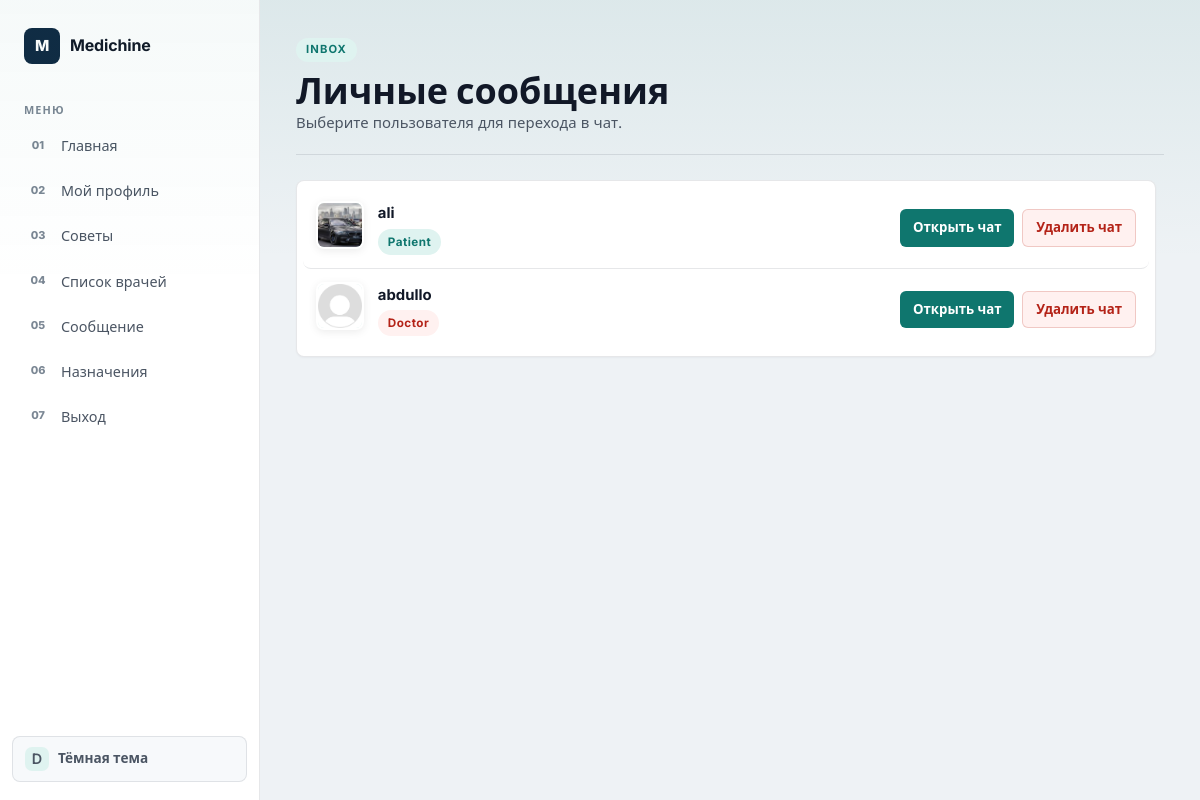
The page /chat/doctor_messages/ (signed in) on the database as committed earlier.
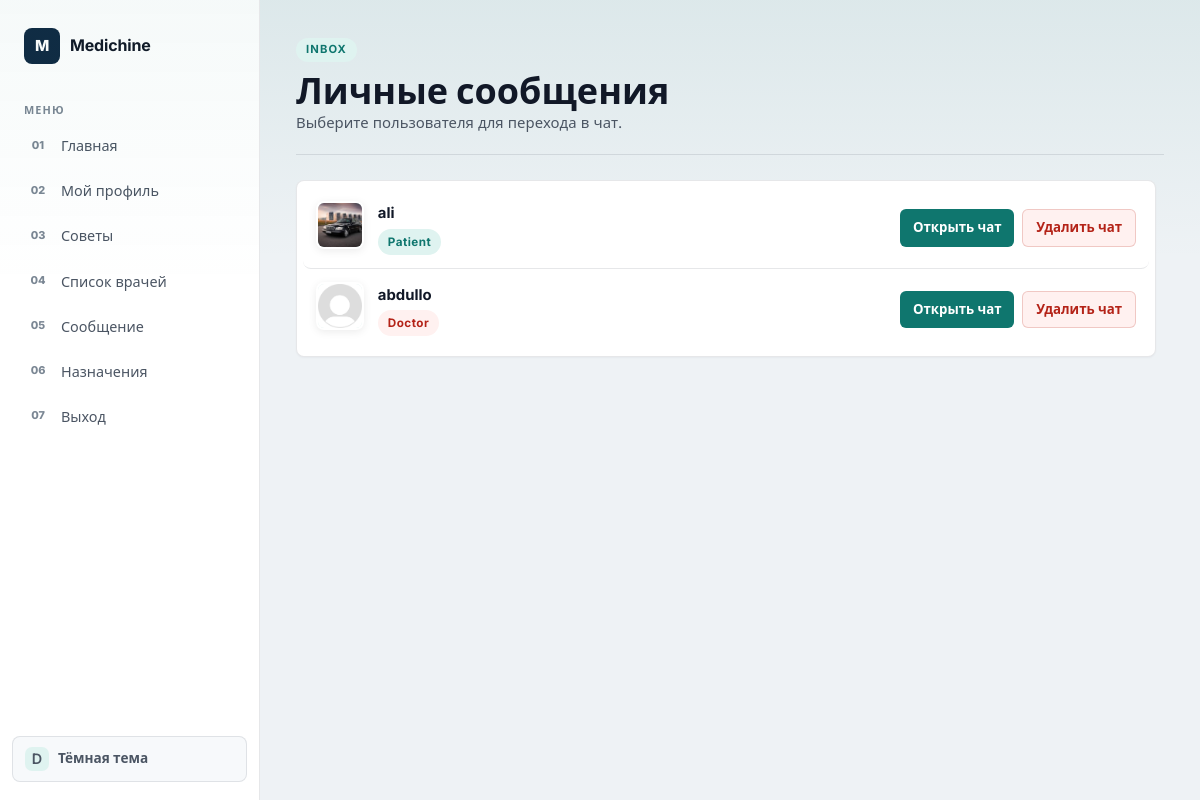
The same page on the database as committed later.
### accounts/models.py (models this page shows, shortened)
class User(AbstractUser):
    ROLE_CHOICES = (
        ('patient', 'Patient'),
        ('doctor', 'Doctor'),
        ('admin', 'Admin'),
    )
    role = models.CharField(
        max_length=20,
        choices=ROLE_CHOICES
    )
    phone = models.CharField(
        max_length=20,
        unique=True
    )
    age=models.PositiveIntegerField()
    city = models.CharField(max_length=50, blank=True)

class Profile(models.Model):
    ROLE_CHOICES = (
        ('patient', 'Patient'),
        ('doctor', 'Doctor'),
        ('admin', 'Admin'),
    )
    user=models.OneToOneField(settings.AUTH_USER_MODEL,on_delete=models.CASCADE,related_name='profile')
    age=models.PositiveIntegerField(null=True,blank=True)
    role = models.CharField(max_length=20, choices=ROLE_CHOICES, default='patient')
    phone=models.CharField(max_length=14,blank=True)
    city = models.CharField(max_length=50, blank=True)
    photo=models.ImageField(upload_to='users/',blank=True,null=True)

### chat/views.py (the view)
# urls.py: path('doctor_messages/',views.show_messages,name='show_messages'),
@login_required(login_url='login')
def show_messages(request):
    user = request.user
    users = User.objects.filter(
        Q(send_messages__receiner=user)|
        Q(received_messages__sender=user)
    ).exclude(id=user.id).distinct()
    dialogs = []
    for companion in users:
        last_message = Direct.objects.filter(
            Q(sender=user, receiner=companion)|
            Q(sender=companion, receiner=user)
        ).order_by('-created_at').first()
        dialogs.append({
            "user": companion,
            "last_message": last_message
        })
    dialogs.sort(
        key=lambda x: x["last_message"].created_at if x["last_message"] else 0,
        reverse=True
    )
    return render(request, "chat/show_messages.html", {
        "dialogs": dialogs
    })

### templates/chat/show_messages.html (shortened to what this page needs)
{% extends "accounts/base.html" %}
{% block main %}
<section class="page messages-page">
<header class="page-head compact-head">
    <div>
        <p class="eyebrow">Inbox</p>
        <h1>Личные сообщения</h1>
        <p class="muted">Выберите пользователя для перехода в чат.</p>
    </div>
</header>
<section class="panel dm-list">
    {% for i in dialogs %}
        <div class="dm-item">
            <div class="dm-avatar">
                {% if i.user.profile.photo %}
                    <img src="{{ i.user.profile.photo.url }}" alt="">
                {% else %}
                    <img src="/media/user.png" alt="">
                {% endif %}
            </div>
            <div class="dm-meta">
                <div class="dm-name">
                    <a href="{% url 'send_message' i.user.id %}">{{ i.user.username }}</a>
                </div>
                <div class="dm-sub">
                    <span class="badge badge-{{ i.user.profile.role }}">{{ i.user.profile.get_role_display }}</span>
                </div>
            </div>
            <div class="dm-action">
                <a class="button" href="{% url 'send_message' i.user.id %}">Открыть чат</a>
                <a class="button danger-button" href="{% url 'delete_chat' i.user.id %}">Удалить чат</a>
            </div>
        </div>
    {% empty %}
        <p class="muted">Сообщений нет</p>
    {% endfor %}
</section>
</section>
{% endblock %}

Rows that differ between the two databases and show on the page:
changed User "ali": user.profile.photo: a different picture
